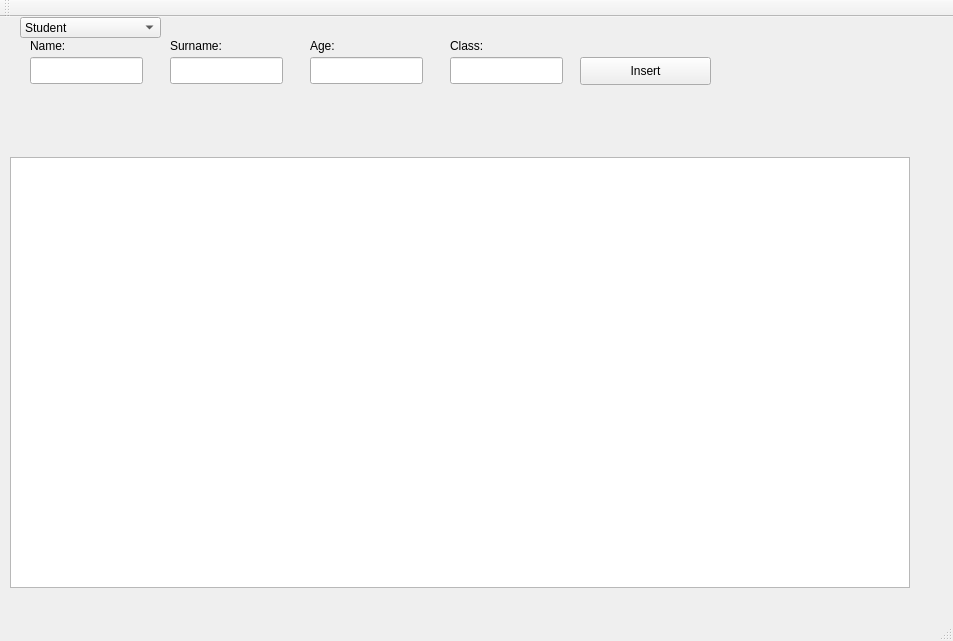
<?xml version="1.0" encoding="UTF-8"?>
<ui version="4.0">
 <class>MainWindow</class>
 <widget class="QMainWindow" name="MainWindow">
  <property name="geometry">
   <rect>
    <x>0</x>
    <y>0</y>
    <width>953</width>
    <height>641</height>
   </rect>
  </property>
  <property name="windowTitle">
   <string>MainWindow</string>
  </property>
  <widget class="QWidget" name="centralWidget">
   <widget class="QLineEdit" name="lineEditName">
    <property name="geometry">
     <rect>
      <x>30</x>
      <y>40</y>
      <width>113</width>
      <height>27</height>
     </rect>
    </property>
   </widget>
   <widget class="QLineEdit" name="lineEditSurname">
    <property name="geometry">
     <rect>
      <x>170</x>
      <y>40</y>
      <width>113</width>
      <height>27</height>
     </rect>
    </property>
   </widget>
   <widget class="QLineEdit" name="lineEditAge">
    <property name="geometry">
     <rect>
      <x>310</x>
      <y>40</y>
      <width>113</width>
      <height>27</height>
     </rect>
    </property>
   </widget>
   <widget class="QLineEdit" name="lineEditClass">
    <property name="geometry">
     <rect>
      <x>450</x>
      <y>40</y>
      <width>113</width>
      <height>27</height>
     </rect>
    </property>
   </widget>
   <widget class="QLabel" name="label">
    <property name="geometry">
     <rect>
      <x>30</x>
      <y>20</y>
      <width>67</width>
      <height>17</height>
     </rect>
    </property>
    <property name="text">
     <string>Name:</string>
    </property>
   </widget>
   <widget class="QLabel" name="label_2">
    <property name="geometry">
     <rect>
      <x>170</x>
      <y>20</y>
      <width>67</width>
      <height>17</height>
     </rect>
    </property>
    <property name="text">
     <string>Surname:</string>
    </property>
   </widget>
   <widget class="QLabel" name="label_3">
    <property name="geometry">
     <rect>
      <x>310</x>
      <y>20</y>
      <width>67</width>
      <height>17</height>
     </rect>
    </property>
    <property name="text">
     <string>Age:</string>
    </property>
   </widget>
   <widget class="QLabel" name="label_4">
    <property name="geometry">
     <rect>
      <x>450</x>
      <y>20</y>
      <width>67</width>
      <height>17</height>
     </rect>
    </property>
    <property name="text">
     <string>Class:</string>
    </property>
   </widget>
   <widget class="QComboBox" name="comboBox">
    <property name="geometry">
     <rect>
      <x>20</x>
      <y>0</y>
      <width>141</width>
      <height>21</height>
     </rect>
    </property>
    <item>
     <property name="text">
      <string>Student</string>
     </property>
    </item>
    <item>
     <property name="text">
      <string>prowadzacy</string>
     </property>
    </item>
    <item>
     <property name="text">
      <string>katedra</string>
     </property>
    </item>
   </widget>
   <widget class="QPushButton" name="pushButtonInsert">
    <property name="geometry">
     <rect>
      <x>580</x>
      <y>40</y>
      <width>131</width>
      <height>28</height>
     </rect>
    </property>
    <property name="text">
     <string>Insert</string>
    </property>
   </widget>
   <widget class="QTableWidget" name="tableWidgetAll">
    <property name="geometry">
     <rect>
      <x>10</x>
      <y>140</y>
      <width>900</width>
      <height>431</height>
     </rect>
    </property>
   </widget>
  </widget>
  <widget class="QMenuBar" name="menuBar">
   <property name="geometry">
    <rect>
     <x>0</x>
     <y>0</y>
     <width>953</width>
     <height>26</height>
    </rect>
   </property>
  </widget>
  <widget class="QToolBar" name="mainToolBar">
   <attribute name="toolBarArea">
    <enum>TopToolBarArea</enum>
   </attribute>
   <attribute name="toolBarBreak">
    <bool>false</bool>
   </attribute>
  </widget>
  <widget class="QStatusBar" name="statusBar"/>
 </widget>
 <layoutdefault spacing="6" margin="11"/>
 <resources/>
 <connections/>
</ui>
